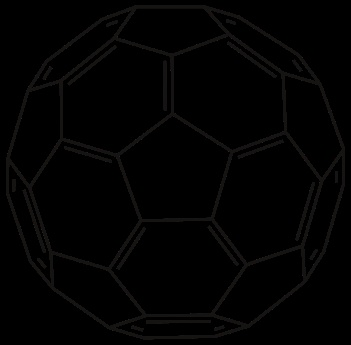
#> input picture PYCV/yahoo.jpg, 351 x 345 px
$ python rotate.py --image yahoo.jpg   (Python 2 division)
#> lines starting #> are read from the running program, lines starting #| are printed output that depends on the picture
#import the necessarry packages
import numpy as np
import argparse
import imutils
import cv2

# construct the argument parser and parse the argguments
ap = argparse.ArgumentParser()
ap.add_argument("-i","--image",required=True,help="Path to the image")
args = vars(ap.parse_args())

# load the image and show it
image = cv2.imread(args["image"])
#> image is the input picture: shape (345, 351, 3); mean B, G, R 2.2, 2.3, 2.4
cv2.imshow("Original",image)

# grab the dimensions of the image and calculate the center of the image
(h,w) = image.shape[:2]
#> h = 345; w = 351
(cX,cY) = (w/2,h/2) # because x is width and y is height of the image
#> cX = 175; cY = 172

# rotate the image by 45 degrees
M = cv2.getRotationMatrix2D((cX,cY),45,1.0) # center, degree and scale
rotated = cv2.warpAffine(image,M,(w,h) ) # image, rotation matrix and output dimensions
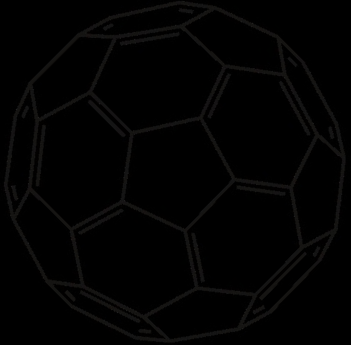
#> rotated: shape (345, 351, 3); mean B, G, R 2.2, 2.3, 2.4
cv2.imshow("Rotated by 45 Degrees",rotated)

# rotate the image by -90 degrees
M = cv2.getRotationMatrix2D((cX,cY),-90,1.0)
#> M = [[6.12e-17, -1, 347], [1, 6.12e-17, -3]]
rotated = cv2.warpAffine(image,M,(w,h))
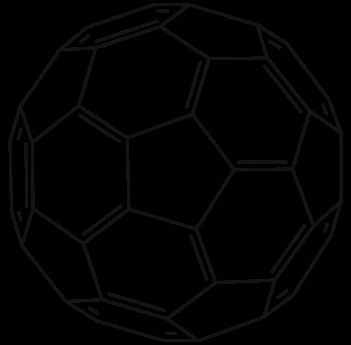
#> rotated: shape (345, 351, 3); mean B, G, R 2.2, 2.3, 2.4
cv2.imshow("Rotated by -90 Degrees" , rotated)

# rotate our image around an arbitrary point rather than the center
M = cv2.getRotationMatrix2D((50, 50), 88, 1.0)
rotated = cv2.warpAffine(image, M, (w, h))
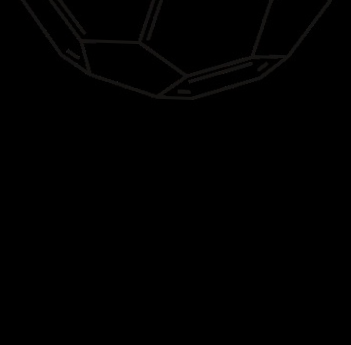
#> rotated: shape (345, 351, 3); mean B, G, R 0.6, 0.6, 0.7
(b,g,r) = rotated[10,10]
#> b = 0; g = 0; r = 0
print "R: {r} , G : {g}, B :{b}".format(r=r,g=g,b=b)
#| R: 0 , G : 0, B :0
cv2.imshow("Rotated by Offset & 45 Degrees", rotated)

# finally, let's use our helper function in imutils to rotate the image by
# 180 degrees (flipping it upside down)
rotated = imutils.rotate(image, 110)
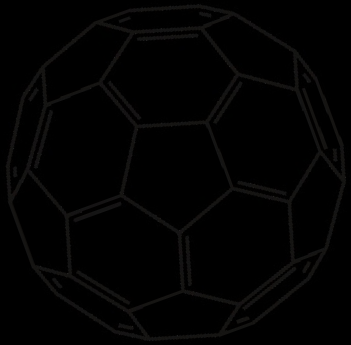
#> rotated: shape (345, 351, 3); mean B, G, R 2.2, 2.3, 2.4
cv2.imshow("Rotated by 180 Degrees", rotated)
(b,g,r) = rotated[136,312]
#> b = 1; g = 1; r = 1
#print "R : {r} , G : {g}, B :{b}".format(r=r,g=g,b=b)
cv2.waitKey(0)
